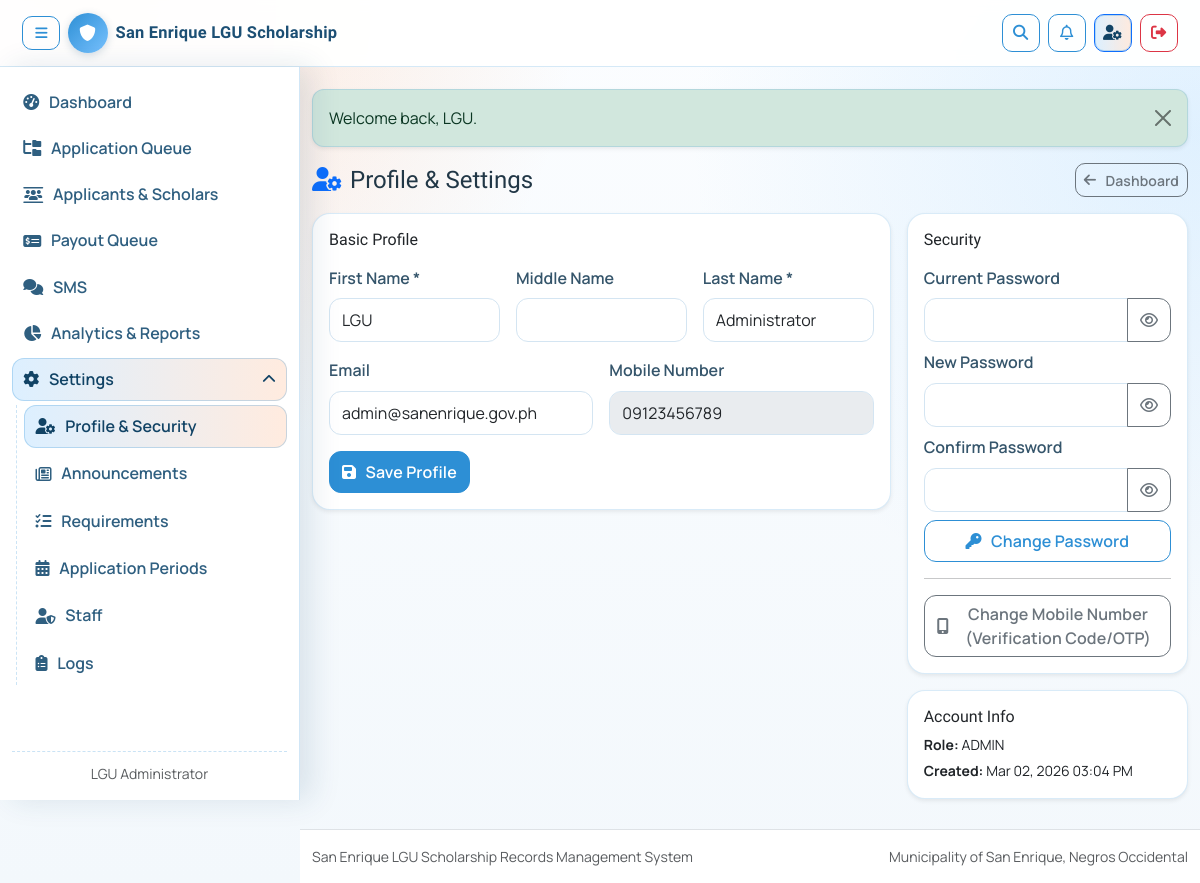
Page /profile-settings.php (signed in) on the committed database.
### tables this page shows
CREATE TABLE IF NOT EXISTS users (
    id INT UNSIGNED AUTO_INCREMENT PRIMARY KEY,
    role ENUM('admin','staff','applicant') NOT NULL DEFAULT 'applicant',
    first_name VARCHAR(100) NOT NULL,
    middle_name VARCHAR(100) NULL,
    last_name VARCHAR(100) NOT NULL,
    email VARCHAR(150) NOT NULL UNIQUE,
    phone VARCHAR(25) NULL,
    password_hash VARCHAR(255) NOT NULL,
    school_name VARCHAR(180) NULL,
    school_type ENUM('public','private') NULL,
    course VARCHAR(150) NULL,
    address TEXT NULL,
    barangay VARCHAR(100) NULL,
    town VARCHAR(120) NOT NULL DEFAULT 'San Enrique',
    province VARCHAR(120) NOT NULL DEFAULT 'Negros Occidental',
    status ENUM('active','inactive') NOT NULL DEFAULT 'active',
    created_at TIMESTAMP DEFAULT CURRENT_TIMESTAMP
);

### profile-settings.php (the view, shortened to what the rows shown need)
<?php
$conn = $GLOBALS['conn'] ?? null;
$sessionUser = current_user();
$userId = (int) ($sessionUser['id'] ?? 0);
$profile = $sessionUser ?: [];
if (db_ready()) {
    $stmt = $conn->prepare(
        "SELECT id, role, first_name, middle_name, last_name, email, phone, school_name, school_type, course, address, created_at
         FROM users
         WHERE id = ?
         LIMIT 1"
    );
    if ($stmt) {
        $stmt->bind_param('i', $userId);
        $stmt->execute();
        $row = $stmt->get_result()->fetch_assoc();
        if ($row) {
            $profile = $row;
        }
    }
}
include __DIR__ . '/includes/header.php';
?>
<div class="d-flex justify-content-between align-items-center mb-3 flex-wrap gap-2">
    <h1 class="h4 m-0"><i class="fa-solid fa-user-gear me-2 text-primary"></i>Profile & Settings</h1>
</div>
<div class="row g-3">
    <div class="col-12 col-xl-8">
        <div class="card card-soft shadow-sm">
            <div class="card-body">
                <h2 class="h6 mb-3">Basic Profile</h2>
                <form method="post" class="row g-3">
                    <div class="col-12 col-md-4">
                        <label class="form-label">First Name *</label>
                        <input type="text" class="form-control" name="first_name" required value="<?= e((string) ($profile['first_name'] ?? '')) ?>">
                    </div>
                    <div class="col-12 col-md-4">
                        <label class="form-label">Last Name *</label>
                        <input type="text" class="form-control" name="last_name" required value="<?= e((string) ($profile['last_name'] ?? '')) ?>">
                    </div>
                    <div class="col-12 col-md-6">
                        <label class="form-label">Email</label>
                        <input type="email" class="form-control" name="email" value="<?= e((string) ($profile['email'] ?? '')) ?>">
                    </div>
                    <div class="col-12 col-md-6">
                        <label class="form-label">Mobile Number</label>
                        <input type="text" class="form-control" value="<?= e((string) ($profile['phone'] ?? '')) ?>" disabled>
                    </div>
                </form>
            </div>
        </div>
    </div>
    <div class="col-12 col-xl-4">
        <div class="card card-soft shadow-sm mb-3">
            <div class="card-body">
                <h2 class="h6 mb-3">Security</h2>
            </div>
        </div>
        <div class="card card-soft shadow-sm">
            <div class="card-body">
                <h2 class="h6 mb-2">Account Info</h2>
                <p class="small mb-1"><strong>Role:</strong> <?= e(strtoupper((string) ($profile['role'] ?? ''))) ?></p>
                <p class="small mb-0"><strong>Created:</strong> <?= !empty($profile['created_at']) ? date('M d, Y h:i A', strtotime((string) $profile['created_at'])) : '-' ?></p>
            </div>
        </div>
    </div>
</div>
<?php include __DIR__ . '/includes/footer.php'; ?>

### includes/navbar.php (shortened to what the rows shown need)
<?php
$user = current_user();
$currentPath = str_replace('\\', '/', (string) ($_SERVER['PHP_SELF'] ?? ''));
$currentPath = trim($currentPath, '/');
if (!isset($onAdminPage)) {
    $pathForRoleCheck = '/' . $currentPath;
    $onAdminPage = str_contains($pathForRoleCheck, '/shared/')
        || str_contains($pathForRoleCheck, '/admin-only/')
        || str_contains($pathForRoleCheck, '/staff-only/');
} else {
    $onAdminPage = (bool) $onAdminPage;
}
$link = static function (string $path) use ($onAdminPage): string {
    $path = ltrim($path, '/');
    if ($onAdminPage) {
        return '../' . $path;
    }
    return $path;
};
$facebookPageUrl = 'https://www.facebook.com/groups/438677743308925';
$enableDesktopSidebar = $user && in_array((string) ($user['role'] ?? ''), ['admin', 'staff', 'applicant'], true);
$hasOpenApplicationPeriod = false;
if (db_ready()) {
    $hasOpenApplicationPeriod = current_open_application_period($conn) !== null;
}
?>
<nav class="navbar navbar-expand-lg navbar-light bg-white border-bottom sticky-top"
    data-desktop-sidebar="<?= $enableDesktopSidebar ? '1' : '0' ?>">
    <div class="container">
        <div class="collapse navbar-collapse app-nav-panel" id="mainNav">
            <div class="d-flex gap-2 app-nav-actions">
                <?php if (!$user): ?>
                    <a class="btn btn-outline-primary btn-sm" href="<?= e($facebookPageUrl) ?>" target="_blank"
                        rel="noopener noreferrer" title="Open official Facebook page">
                        <i class="fa-brands fa-facebook me-1"></i>Facebook
                    </a>
                    <a class="btn btn-outline-primary btn-sm" href="<?= e($link('login.php')) ?>"><i
                            class="fa-solid fa-right-to-bracket me-1"></i>Login</a>
                    <?php if ($hasOpenApplicationPeriod): ?>
                        <a class="btn btn-primary btn-sm" href="<?= e($link('register.php')) ?>"><i
                                class="fa-solid fa-user-plus me-1"></i>Register</a>
                    <?php else: ?>
                        <button type="button" class="btn btn-secondary btn-sm" disabled>
                            <i class="fa-solid fa-lock me-1"></i>Application Period Closed
                        </button>
                    <?php endif; ?>
                <?php else: ?>
                    <span class="small text-muted align-self-center d-none d-md-inline nav-user-label">
                        <?= e($user['first_name'] . ' ' . $user['last_name']) ?>
                    </span>
                <?php endif; ?>
            </div>
        </div>
    </div>
</nav>

### rows in the picture
users: first_name+last_name "LGU Administrator", first_name "LGU", last_name "Administrator", email "admin@sanenrique.gov.ph", phone "09123456789", role "ADMIN", created_at "Mar 02, 2026 03:04 PM"

### other values in the picture
$message "Welcome back, LGU."
